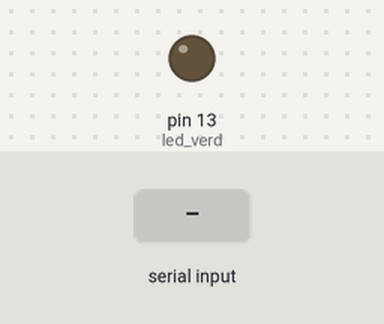
Bench run of a sketch on a simulated Arduino Uno, built with avr-gcc and run on an emulated ATmega328P. On the bench: output pins drawn as LEDs (lit = HIGH). Inputs (shaded band) come from the test bench. What the sketch prints to the serial monitor is not drawn.

Above: at 1.2 s.
1.3 s: "1" received over Serial
At 1.9 s:
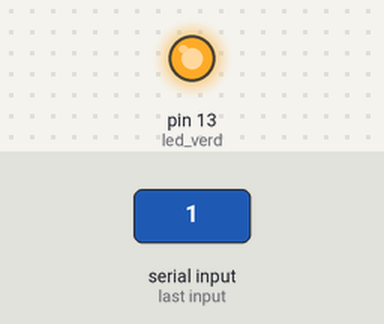
Timing chart, 0 to 4.3 s (numbered marks = the images above; inputs shaded):
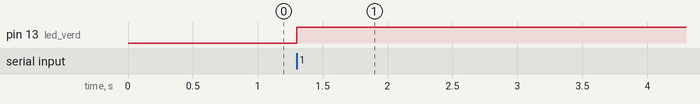

Measured:
- after the input at 1.3 s, pin 13 (led_verd): LOW → HIGH at once

The sketch:

sketch_apr18a.ino
```cpp
#define led_verd 13
void setup() {
  // put your setup code here, to run once:
  pinMode(led_verd,OUTPUT);
  Serial.begin(9600);
}

void loop() {
  // put your main code here, to run repeatedly:
  if(Serial.available()>0){
    char opt=Serial.read();

    if(opt=='1'){
      digitalWrite(led_verd, HIGH);
      delay(5000);
      Serial.println("encendido");
    }else if(opt=='0'){
      digitalWrite(led_verd, LOW);
      Serial.println("apagado");
    }
  }
}
```
